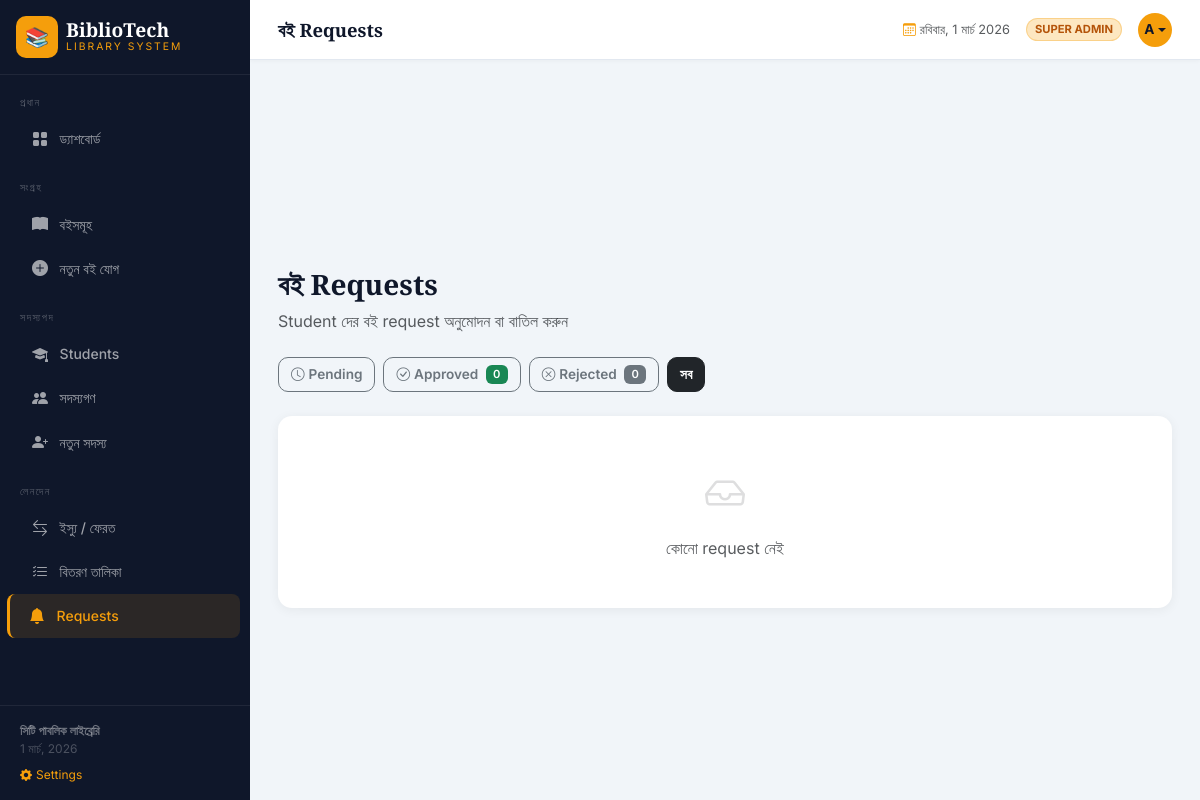
Page /requests?status=all (signed in) on the earlier database version.
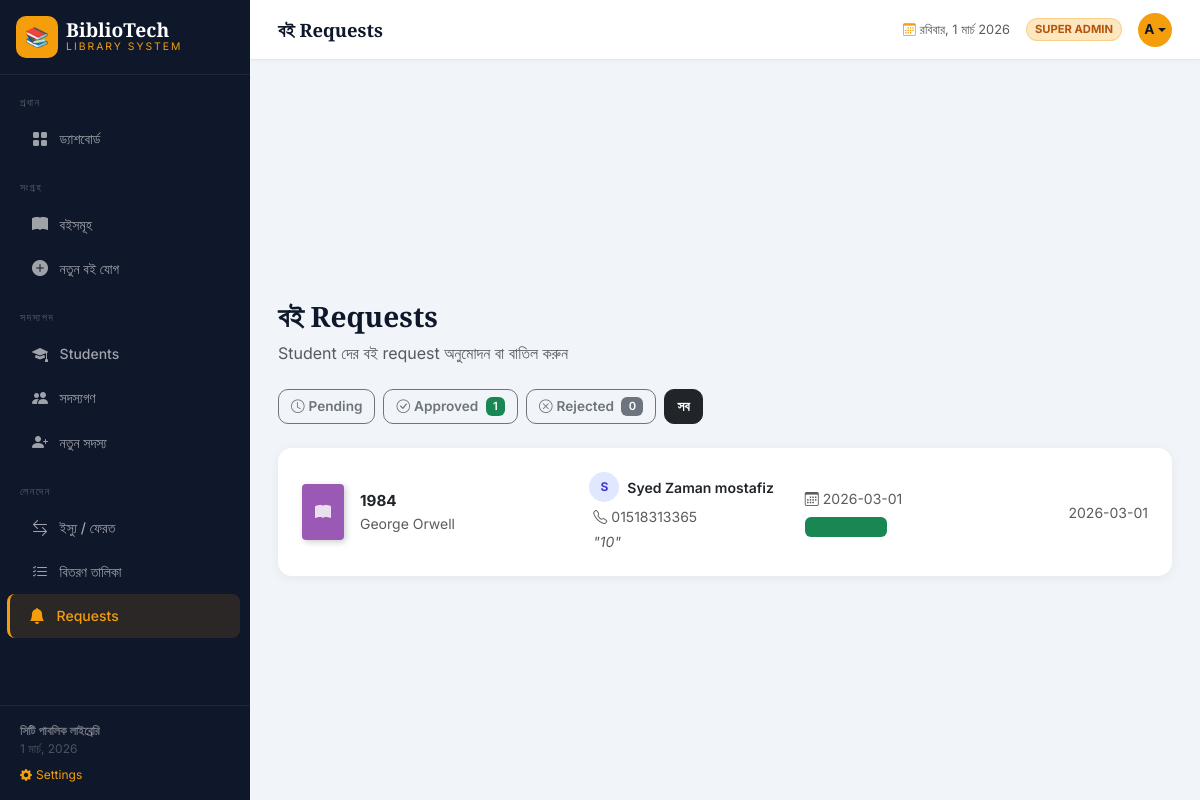
Same page on the later database version.
### tables this page shows
CREATE TABLE book_requests (
        id INTEGER PRIMARY KEY AUTOINCREMENT,
        book_id INTEGER NOT NULL, student_id INTEGER NOT NULL,
        student_note TEXT,
        request_date TEXT DEFAULT CURRENT_TIMESTAMP,
        status TEXT DEFAULT 'pending', admin_note TEXT, resolved_date TEXT,
        pdf_filename TEXT,
        FOREIGN KEY(book_id) REFERENCES books(id),
        FOREIGN KEY(student_id) REFERENCES students(id)
    );

CREATE TABLE books (
        id INTEGER PRIMARY KEY AUTOINCREMENT,
        title TEXT NOT NULL, author TEXT NOT NULL, isbn TEXT UNIQUE,
        genre TEXT, total_copies INTEGER DEFAULT 1, available_copies INTEGER DEFAULT 1,
        added_date TEXT DEFAULT CURRENT_TIMESTAMP, cover_color TEXT DEFAULT '#4A90D9'
    );

CREATE TABLE students (
        id INTEGER PRIMARY KEY AUTOINCREMENT,
        name TEXT NOT NULL,
        email TEXT UNIQUE NOT NULL,
        phone TEXT,
        password TEXT NOT NULL,
        reg_date TEXT DEFAULT CURRENT_TIMESTAMP,
        active INTEGER DEFAULT 1
    );

### app.py (the view)
@app.route('/requests')
@admin_required
def requests_list():
    status_filter = request.args.get('status', 'pending')
    conn = get_db()
    query  = '''SELECT br.*, b.title as book_title, b.cover_color, b.author,
                       s.name as student_name, s.email as student_email, s.phone as student_phone
                FROM book_requests br
                JOIN books b ON br.book_id=b.id
                JOIN students s ON br.student_id=s.id'''
    params = []
    if status_filter != 'all':
        query += ' WHERE br.status=?'
        params.append(status_filter)
    query += ' ORDER BY br.request_date DESC'
    reqs = conn.execute(query, params).fetchall()
    counts = {
        'pending':  conn.execute("SELECT COUNT(*) FROM book_requests WHERE status='pending'").fetchone()[0],
        'approved': conn.execute("SELECT COUNT(*) FROM book_requests WHERE status='approved'").fetchone()[0],
        'rejected': conn.execute("SELECT COUNT(*) FROM book_requests WHERE status='rejected'").fetchone()[0],
    }
    conn.close()
    return render_template('requests.html', requests=reqs, status_filter=status_filter, counts=counts)

### app.py (called while the page is built)
def admin_required(f):
    @wraps(f)
    def decorated(*args, **kwargs):
        if not session.get('logged_in'):
            flash('এই পেজটি দেখতে লগইন করুন।', 'info')
            return redirect(url_for('login', next=request.path))
        if not session.get('is_admin'):
            flash('এই কাজটি করার অনুমতি আপনার নেই।', 'error')
            return redirect(url_for('books'))
        return f(*args, **kwargs)
    return decorated

def get_db():
    conn = sqlite3.connect(DB_PATH)
    conn.row_factory = sqlite3.Row
    return conn

def get_settings():
    conn = get_db()
    rows = conn.execute('SELECT key, value FROM settings').fetchall()
    conn.close()
    return {row['key']: row['value'] for row in rows}

@app.context_processor
def inject_settings():
    return dict(site=get_settings())

### templates/requests.html (shortened to what the changed rows need)
{% extends 'base.html' %}
{% block content %}
<div class="d-flex justify-content-between align-items-start mb-4 page-header">
    <div>
        <h1>বই Requests</h1>
    </div>
</div>
<div class="d-flex gap-2 mb-4">
    <a href="{{ url_for('requests_list', status='approved') }}"
       class="btn {% if status_filter=='approved' %}btn-dark{% else %}btn-outline-secondary{% endif %}">
        <i class="bi bi-check-circle me-1"></i>Approved
        <span class="badge bg-success ms-1">{{ counts.approved }}</span>
    </a>
</div>
{% if requests %}
<div class="d-flex flex-column gap-3">
    {% for req in requests %}
    <div class="card content-card">
        <div class="card-body p-4">
            <div class="row align-items-center g-3">
                <div class="col-md-4">
                    <div class="d-flex align-items-center gap-3">
                        <div class="book-cover-sm flex-shrink-0" style="background:{{ req.cover_color }}; width:42px; height:56px; font-size:1rem">
                            <i class="bi bi-book-fill"></i>
                        </div>
                        <div>
                            <div class="fw-bold" style="font-size:.95rem">{{ req.book_title }}</div>
                            <div class="text-muted small">{{ req.author }}</div>
                        </div>
                    </div>
                </div>
                <div class="col-md-3">
                    <div class="d-flex align-items-center gap-2 mb-1">
                        <div class="member-av flex-shrink-0" style="background:#e0e7ff;color:#4338ca;width:30px;height:30px;font-size:.75rem">
                            {{ req.student_name[0].upper() }}
                        </div>
                        <span class="fw-semibold small">{{ req.student_name }}</span>
                    </div>
                    {% if req.student_phone %}
                    <div class="text-muted small ms-1"><i class="bi bi-telephone me-1"></i>{{ req.student_phone }}</div>
                    {% endif %}
                    {% if req.student_note %}
                    <div class="text-muted small ms-1 mt-1" style="font-style:italic">"{{ req.student_note }}"</div>
                    {% endif %}
                </div>
                <div class="col-md-2">
                    <div class="text-muted small mb-1"><i class="bi bi-calendar3 me-1"></i>{{ req.request_date[:10] }}</div>
                    {% if req.status == 'pending' %}
                    <span class="badge bg-warning bg-opacity-20 text-warning border border-warning border-opacity-25">
                        <i class="bi bi-clock me-1"></i>Pending
                    </span>
                    {% elif req.status == 'approved' %}
                    <span class="badge bg-success bg-opacity-15 text-success">
                        <i class="bi bi-check-circle me-1"></i>Approved
                    </span>
                    {% else %}
                    <span class="badge bg-danger bg-opacity-15 text-danger">
                        <i class="bi bi-x-circle me-1"></i>Rejected
                    </span>
                    {% endif %}
                </div>
                <div class="col-md-3">
                    {% if req.status == 'pending' %}
                    <div class="d-flex gap-2 justify-content-end">
                        <button class="btn btn-sm btn-success"
                                data-bs-toggle="modal"
                                data-bs-target="#actionModal"
                                data-req-id="{{ req.id }}"
                                data-action="approve"
                                data-student="{{ req.student_name }}"
                                data-book="{{ req.book_title }}">
                            <i class="bi bi-check-lg me-1"></i>Approve
                        </button>
                        <button class="btn btn-sm btn-outline-danger"
                                data-bs-toggle="modal"
                                data-bs-target="#actionModal"
                                data-req-id="{{ req.id }}"
                                data-action="reject"
                                data-student="{{ req.student_name }}"
                                data-book="{{ req.book_title }}">
                            <i class="bi bi-x-lg me-1"></i>Reject
                        </button>
                    </div>
                    {% else %}
                    <div class="text-end text-muted small">{{ req.resolved_date or '' }}</div>
                    {% endif %}
                </div>
            </div>
        </div>
    </div>
    {% endfor %}
</div>
{% else %}
<div class="card content-card">
    <div class="card-body text-center py-5 text-muted">
        <i class="bi bi-inbox" style="font-size:2.5rem;opacity:.2;display:block;margin-bottom:.75rem"></i>
        কোনো request নেই
    </div>
</div>
{% endif %}
{% endblock %}

Differences in the rows shown:
added book_requests: book_title "1984", author "George Orwell", name "S", student_name "Syed Zaman mostafiz", student_phone "01518313365", student_note "10", request_date "2026-03-01", status "approved" (drawn), resolved_date "2026-03-01"
Other differences:
{{ counts.approved }}: "0" → "1"
text no longer shown: "কোনো request নেই"
